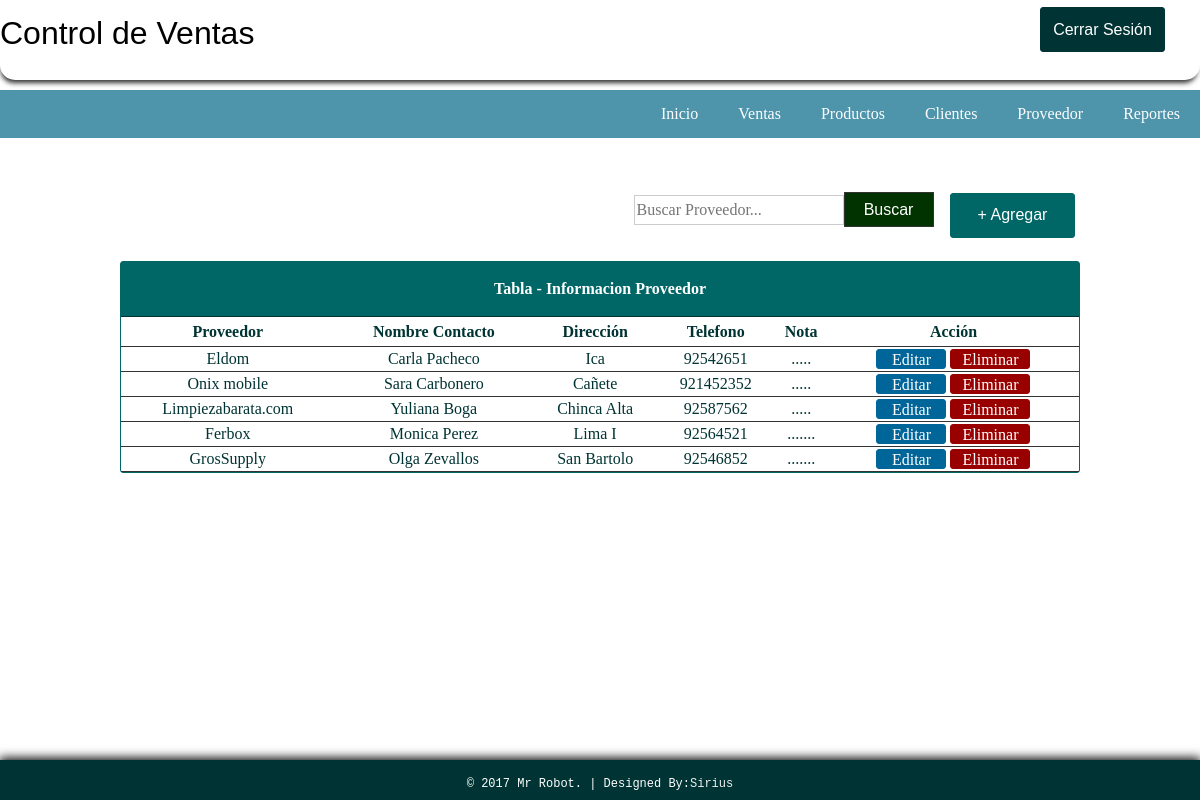
Screenshot of /Proveedor/supplier.php (signed in) with the database file from the repository.
### tables this page shows
CREATE TABLE IF NOT EXISTS `supplier` (
  `id` int(11) NOT NULL,
  `suppliername` varchar(100) NOT NULL,
  `contactperson` varchar(100) NOT NULL,
  `address` varchar(100) NOT NULL,
  `contactno` varchar(11) NOT NULL,
  `note` varchar(200) NOT NULL,
  UNIQUE KEY `id` (`id`)
);

### Proveedor/supplier.php (the view, shortened to what this page needs)
<!DOCTYPE >
<html >
<head>
</head>
<link rel="stylesheet" type="text/css" href="../Css/estilos.css">
<body>
<div id="container">
<div id="header">
<p class="Pl">Control de Ventas</p>
  <a href="../logout.php"><input type="button" id="btnadd" value="Cerrar Sesión" align="middle" src="" /></a>
</div>
<br><br><br><br><br>
 <header>
         <nav class="Menu">
                <ul>
                   <li><a href="../index.php">Inicio</a></li>
                   <li><a href="../Ventas/sales.php">Ventas</a></li>
                   <li><a href="../Producto/products.php">Productos</a></li>
                   <li><a href="../Cliente/customers.php">Clientes</a></li>
                   <li><a href="supplier.php">Proveedor</a></li>
                   <li><a href="../Ventas/salesreport.php">Reportes</a></li>
               </ul>
           </nav>
       </header>
<br><br><br>
<table width="80%" border="0" align="center" cellpadding="0" cellspacing="0">
      <tr>
        <td width="750" align="right">
        <form action="result_supplier.php" method="get" ecntype="multipart/data-form">
        <input type="text" name="query" style="border:1px solid #CCC; color: #333; width:210px; height:30px;" placeholder="Buscar Proveedor..." /><input type="submit" id="btnsearch" value="Buscar" name="search" />
        </form>
        </td>
        <td width="127" height="37" align="right">
        <a href="javascript:void(0)" onclick="toggle_visibility('popup-box1')"><input type="button" style=" margin: 0 5 5 5 ; border:1px solid #066; background:#066; height:45px; width:125px; color:#FFF; border-radius:3px; font-family:sans-serif;" value="+ Agregar" /></a></td>
      </tr>
    </table></th>
  <br>
  <tr>
    <td>
    <table border="0" cellpadding="0" cellspacing="0" align="center" width="80%" style="border:1px solid #066; color:#033; border-radius:3px;">
     <tr>
     <th colspan="6" align="center" height="55px" style="border-bottom:1px solid #033; background: #066; color:#FFF;"> Tabla - Informacion Proveedor</th>
    </tr>
      <tr height="30px">
        <th style="border-bottom:1px solid #333;"> Proveedor </th>
        <th style="border-bottom:1px solid #333;"> Nombre Contacto </th>
        <th style="border-bottom:1px solid #333;"> Dirección </th>
        <th style="border-bottom:1px solid #333;"> Telefono </th>
        <th style="border-bottom:1px solid #333;"> Nota </th>
        <th style="border-bottom:1px solid #333;"> Acción </th>
      </tr>
       <?php
require('../config.php');
$query="SELECT * FROM supplier";
$result=mysqli_query($db_link, $query);
while ($row=mysqli_fetch_array($result)){?>
      <tr align="center" style="height:25px">
      	<td style="border-bottom:1px solid #333;"> <?php echo $row['suppliername']; ?> </td>
        <td style="border-bottom:1px solid #333;"> <?php echo $row['contactperson']; ?> </td>
        <td style="border-bottom:1px solid #333;"> <?php echo $row['address']; ?> </td>
        <td style="border-bottom:1px solid #333;"> <?php echo $row['contactno']; ?> </td>
        <td style="border-bottom:1px solid #333;"> <?php echo $row['note']; ?> </td>
        <td style="border-bottom:1px solid #333;">
        <a href="edit_supplier.php?id=<?php echo md5($row['id']);?>"><input type="button" value="Editar" style="width:70px; height:20; color:#FFF; background:#069; border:1px solid #069; border-radius:3px;"></a> <a href="delete_supplier.php?id=<?php echo md5($row['id']);?>"><input type="button" value="Eliminar" style="width:80px; height:20; color:#FFF; background: #900; border:1px solid #900; border-radius:3px;"></a>
        </td>
      </tr>
   <?php
}?>
    </table>
  </td>
  </tr>
<br><br><br>
<div id="footer">
<table border="0" cellpadding="15px" align="center"; style="size: 12px; font-family: 'Courier New', Courier, monospace; color: #FFF; font-size: 12px;">
<tr>
	<td>
    &copy; 2017 Mr Robot.  |  Designed By:<a href="#">Sirius</a>
    </td>
</tr>
</table>
</div>
</div>
</body>
</html>

### Css/estilos.css (style rules this page uses)
body { margin:0; font-size:16px; height:100%; margin:0; padding:0; }
header { width: 100%; background-color: #4e94ab; }
.Pl { margin: 15px 0 0 0 ; font-size: 32px; font-family: sans-serif; }
#btnadd { float: right; margin: -45px 35px 0 0 ; border:1px solid #033; background: #033; border-radius:3px; height:45px; width:125px; color: #FFF; font-family:sans-serif; }
#footer { clear: both; background: #033; height: 40px; width: 100%; position: fixed; left: 0px; bottom: 0px; text-align: center; box-shadow:0px -1px 10px 1px #000; }
.Menu ul { margin: 0px; list-style: none; padding: 0px; display: flex; justify-content: flex-end; }
.Menu li a { display: block; padding: 15px 20px; color: #fff; text-decoration: none; }
#header { box-shadow: -1px 5px 5px -2px #333333; position:fixed; width:100%; height:80px; border-radius:0px 0px 15px 15px; background-color:#FFF; }
#btnsearch { border:1px solid #333; background: #030; height:35px; width:90px; color: #FFF; font-family:"Lucida Sans Unicode", "Lucida Grande", sans-serif; }
:root { --baseColor: #606468; }
:root { --gridMaxWidth: 20rem; --gridWidth: 90%; }
:root { --iconFill: var(--baseColor); }
:root { --htmlFontSize: 100%; --bodyBackgroundColor: #2c3338; --bodyColor: var(--baseColor); --bodyFontFamily: 'Open Sans'; --bodyFontFamilyFallback: sans-serif; --bodyFontSize: 0.875rem; --bodyFontWeight: 400; --bodyLineHeight: 1.5; }
:root { --anchorColor: #eee; }
a { color: var(--anchorColor); outline: 0; text-decoration: none; }
:root { --formFieldMargin: 0.875rem; }
input { border: 0; color: #000; font: inherit; }
input[type='submit'] { cursor: pointer; }
.form input[type='password'],.form input[type='text'], { width: 80%; }
:root { --loginBorderRadus: 0.25rem; --loginColor: #eee; --loginInputBackgroundColor: #3b4148; --loginInputHoverBackgroundColor: #434a52; --loginLabelBackgroundColor: #363b41; --loginSubmitBackgroundColor: #ea4c88; --loginSubmitColor: #eee; --loginSubmitHoverBackgroundColor: #d44179; }
:root { --paragraphMarginBottom: 1.5rem; --paragraphMarginTop: 1.5rem; }

### rows the page displays
supplier: suppliername "Eldom", contactperson "Carla Pacheco", address "Ica", contactno "92542651", note "....."
supplier: suppliername "Onix mobile", contactperson "Sara Carbonero", address "Cañete", contactno "921452352", note "....."
supplier: suppliername "Limpiezabarata.com", contactperson "Yuliana Boga", address "Chinca Alta", contactno "92587562", note "....."
supplier: suppliername "Ferbox", contactperson "Monica Perez", address "Lima I", contactno "92564521", note "......."
supplier: suppliername "GrosSupply", contactperson "Olga Zevallos", address "San Bartolo", contactno "92546852", note "......."
